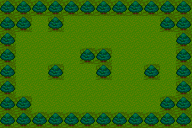

Rendered tile map (Tiled .tmx) drawn with the repository's tilesets; below, a short description and the map source with its tile grids summarised:
An orthogonal 12x8 tile map with 16x16 px tiles, 2 tile layers (background, ground) and 10 objects.

<map version="1.0" tiledversion="1.1.4" orientation="orthogonal" renderorder="right-down" width="12" height="8" tilewidth="16" tileheight="16" infinite="0" nextobjectid="12">
 <tileset firstgid="1" source="tiles.tsx" />
 <layer name="background" width="12" height="8">
  <data>[96 cells, 96 non-empty, 1 distinct tile ids]</data>
 </layer>
 <layer name="ground" width="12" height="8">
  <data>[96 cells, 53 non-empty, 2 distinct tile ids]</data>
 </layer>
 <objectgroup name="water">
  <object id="1" x="80" y="48" width="32" height="16" />
  <object id="2" x="96" y="64" width="16" height="16" />
  <object id="4" x="32" y="0" width="128" height="16" />
  <object id="5" x="32" y="112" width="128" height="16" />
  <object id="6" x="176" y="32" width="16" height="64" />
  <object id="7" x="0" y="32" width="16" height="64" />
  <object id="8" x="16" y="16" width="16" height="16" />
  <object id="9" x="16" y="96" width="16" height="16" />
  <object id="10" x="160" y="96" width="16" height="16" />
  <object id="11" x="160" y="16" width="16" height="16" />
 </objectgroup>
</map>